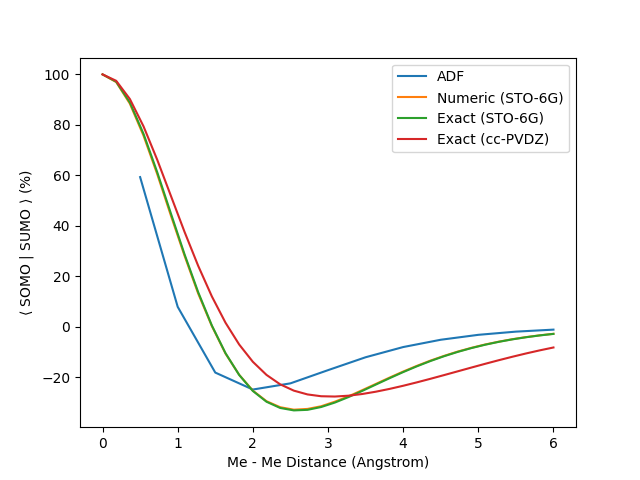

Reproduce this figure in Python.
from tcintegral import molecular_orbital
from yutility import orbitals
import matplotlib.pyplot as plt
import numpy as np
import os


j = os.path.join


overlaps = []
ds = []
for d in os.listdir(r"../test/fixtures/reactants/MeMe_ADF_distance"):
    print(j(r"../test/fixtures/reactants/MeMe_ADF_distance", d))

    orbs = orbitals.Orbitals(j(r"../test/fixtures/reactants/MeMe_ADF_distance", d, 'sp.results', 'adf.rkf'))

    ds.append(float(d))
    overlaps.append(orbs.sfos['Me1(SUMO)'] @ orbs.sfos['Me2(SOMO)'] * 100)
plt.plot(ds, overlaps, label='ADF')


ds = np.linspace(0, 6, 34)
overlaps = []
for d in ds:
    mo1 = molecular_orbital.get(r"../test/fixtures/reactants/methyl/sp.results/adf.rkf", 'SOMO', bs_file=r"../src/tcintegral/basis_sets/sto-6g.1.cp2k")
    mo1.translate([0, 0, d])
    mo2 = molecular_orbital.get(r"../test/fixtures/reactants/methyl/sp.results/adf.rkf", 'SOMO', bs_file=r"../src/tcintegral/basis_sets/sto-6g.1.cp2k")
    overlaps.append(mo1.overlap(mo2, method='numeric')*100)
plt.plot(ds, overlaps, label='Numeric (STO-6G)')

ds = np.linspace(0, 6, 34)
overlaps = []
for d in ds:
    print(d)
    mo1 = molecular_orbital.get(r"../test/fixtures/reactants/methyl/sp.results/adf.rkf", 'SOMO', bs_file=r"../src/tcintegral/basis_sets/sto-6g.1.cp2k")
    mo1.translate([0, 0, d])
    mo2 = molecular_orbital.get(r"../test/fixtures/reactants/methyl/sp.results/adf.rkf", 'SOMO', bs_file=r"../src/tcintegral/basis_sets/sto-6g.1.cp2k")
    overlaps.append(mo1.overlap(mo2)*100)
plt.plot(ds, overlaps, label='Exact (STO-6G)')

ds = np.linspace(0, 6, 34)
overlaps = []
for d in ds:
    print(d)
    mo1 = molecular_orbital.get(r"../test/fixtures/reactants/methyl/sp.results/adf.rkf", 'SOMO', bs_file=r"../src/tcintegral/basis_sets/cc-pvdz.1.cp2k")
    mo1.translate([0, 0, d])
    mo2 = molecular_orbital.get(r"../test/fixtures/reactants/methyl/sp.results/adf.rkf", 'SOMO', bs_file=r"../src/tcintegral/basis_sets/cc-pvdz.1.cp2k")
    overlaps.append(mo1.overlap(mo2)*100)
plt.plot(ds, overlaps, label='Exact (cc-PVDZ)')


plt.xlabel('Me - Me Distance (Angstrom)')
plt.ylabel(r'$\langle$ SOMO | SUMO $\rangle$ (%)')
plt.legend()

plt.savefig('Me_Me_distance.png')
